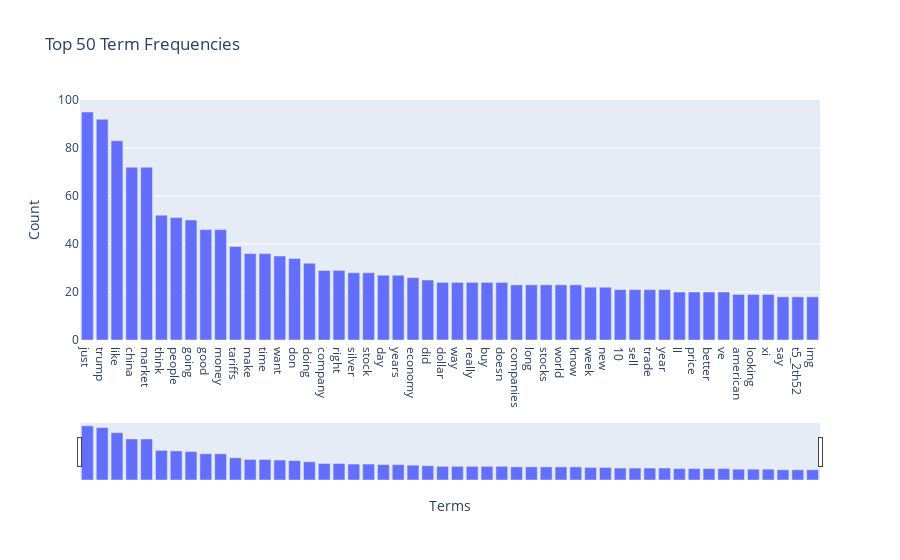

The cell this chart's notebook holds for it:
### Markdown cell above
Analytics
- find the most used words
- get overview over sentiment distribution in dataset
- get to know which are the most commented themes

### Code cell
import plotly.express as px

# get 50 most used words
word_counts = new_dataset_cleaned.sum().sort_values(ascending=False).head(50)

# In DataFrame umwandeln
df_sorted = word_counts.reset_index()
df_sorted.columns = ["Term", "Frequency"]

# create interactive bar chart
chart = px.bar(
    df_sorted,
    x="Term",
    y="Frequency",
    title="Top 50 Term Frequencies",
    labels={"Term": "Terms", "Frequency": "Count"}
)

# Layout anpassen
chart.update_layout(
    xaxis=dict(
        rangeslider=dict(visible=True)  # activate scrollbar
    ),
)

### Figure 1 — Plotly figure (JSON) as saved in the notebook; plotly's stock layout.template omitted (floating-point values rounded to 4 significant figures)
{"data": [{"hovertemplate": "Terms=%{x}<br>Count=%{y}<extra></extra>", "legendgroup": "", "marker": {"color": "#636efa", "pattern": {"shape": ""}}, "name": "", "orientation": "v", "showlegend": false, "textposition": "auto", "type": "bar", "x": ["just", "trump", "like", "china", "market", "think", "people", "going", "good", "money", "tariffs", "make", "time", "want", "don", "doing", "company", "right", "silver", "stock", "day", "years", "economy", "did", "dollar", "way", "really", "buy", "doesn", "companies", "long", "stocks", "world", "know", "week", "new", "10", "sell", "trade", "year", "ll", "price", "better", "ve", "american", "looking", "xi", "say", "t5_2th52", "img"], "xaxis": "x", "y": [95, 92, 83, 72, 72, 52, 51, 50, 46, 46, 39, 36, 36, 35, 34, 32, 29, 29, 28, 28, 27, 27, 26, 25, 24, 24, 24, 24, 24, 23, 23, 23, 23, 23, 22, 22, 21, 21, 21, 21, 20, 20, 20, 20, 19, 19, 19, 18, 18, 18], "yaxis": "y"}], "layout": {"barmode": "relative", "legend": {"tracegroupgap": 0}, "title": {"text": "Top 50 Term Frequencies"}, "xaxis": {"anchor": "y", "domain": [0, 1], "rangeslider": {"visible": true}, "title": {"text": "Terms"}}, "yaxis": {"anchor": "x", "domain": [0, 1], "title": {"text": "Count"}}}}
